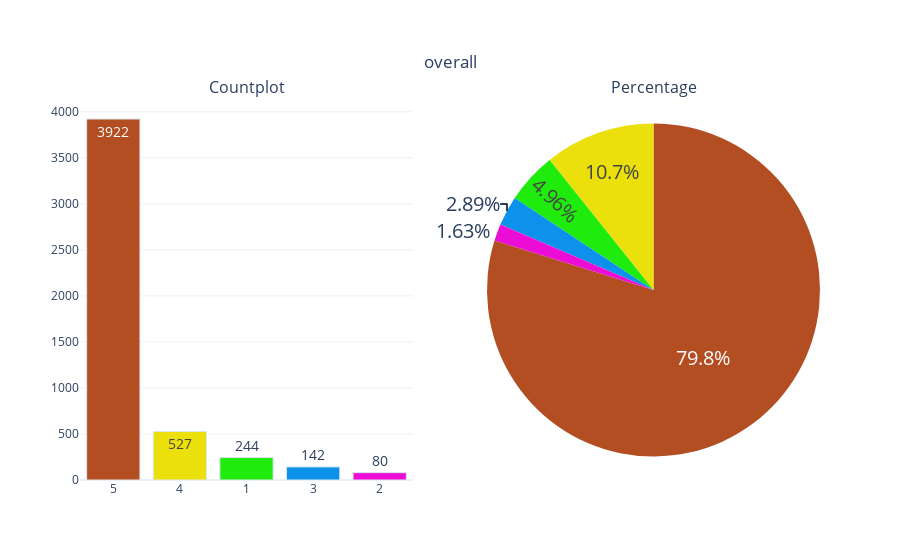

The notebook cell this image was saved under:
### Code cell
categorical_variable_summary(df, 'overall')

### Figure 1 — Plotly figure (JSON) as saved in the notebook; plotly's stock layout.template omitted (floating-point values rounded to 4 significant figures)
{"data": [{"marker": {"color": ["#B34D22", "#EBE00C", "#1FEB0C", "#0C92EB", "#EB0CD5"], "line": {"color": "#DBE6EC", "width": 1}}, "name": "overall", "showlegend": false, "text": [3922, 527, 244, 142, 80], "textfont": {"size": 14}, "textposition": "auto", "type": "bar", "x": ["5", "4", "1", "3", "2"], "xaxis": "x", "y": [3922, 527, 244, 142, 80], "yaxis": "y"}, {"domain": {"x": [0.55, 1], "y": [0, 1]}, "labels": [5, 4, 1, 3, 2], "marker": {"colors": ["#B34D22", "#EBE00C", "#1FEB0C", "#0C92EB", "#EB0CD5"]}, "name": "overall", "showlegend": false, "textfont": {"size": 20}, "textposition": "auto", "type": "pie", "values": [3922, 527, 244, 142, 80]}], "layout": {"annotations": [{"font": {"size": 16}, "showarrow": false, "text": "Countplot", "x": 0.225, "xanchor": "center", "xref": "paper", "y": 1, "yanchor": "bottom", "yref": "paper"}, {"font": {"size": 16}, "showarrow": false, "text": "Percentage", "x": 0.775, "xanchor": "center", "xref": "paper", "y": 1, "yanchor": "bottom", "yref": "paper"}], "title": {"text": "overall", "x": 0.5, "xanchor": "center", "y": 0.9, "yanchor": "top"}, "xaxis": {"anchor": "y", "domain": [0, 0.45]}, "yaxis": {"anchor": "x", "domain": [0, 1]}}}
